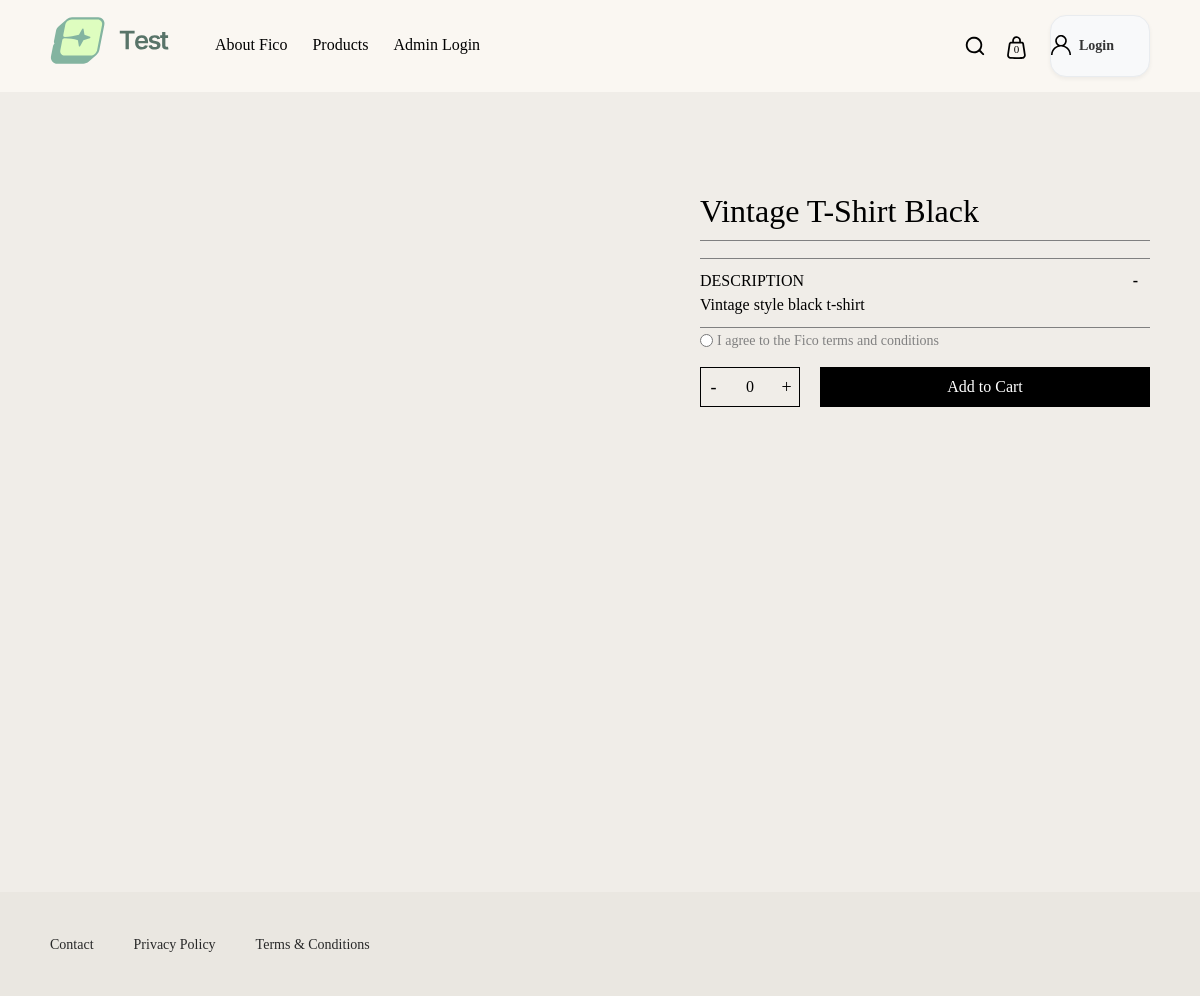
The app's page /products_details/vintage-t-shirt-black/ with its own data.
### ecom_app/models.py (models this page shows, shortened)
class Product(models.Model):
    product_name = models.CharField(max_length=100, unique=True)
    product_slug = models.SlugField(max_length=100, unique=True, blank=True)
    product_image = models.ImageField(
        upload_to="ecommerce/product_images/", blank=True, null=True
    )
    product_image_url = models.URLField(max_length=500, blank=True, null=True,
                                     help_text="Optional. You can provide a URL to an image instead of uploading a file.")
    main_category = models.ForeignKey(
        ProductMainCategory, on_delete=models.CASCADE, related_name="products"
    )
    sub_category = models.ForeignKey(
        ProductSubCategory,
        on_delete=models.CASCADE,
        related_name="products",
        blank=True,
        null=True,
    )
    price = models.DecimalField(max_digits=10, decimal_places=2)
    stock = models.IntegerField(default=0)
    is_featured = models.BooleanField(default=False)
    total_views = models.IntegerField(default=0)
    description = models.TextField(blank=True, null=True)
    discount_percentage = models.PositiveIntegerField( default=0, blank=True, null=True)
    discount_price = models.DecimalField(max_digits=5, decimal_places=2, default=0.00 , blank=True, null=True)
    created_by = models.ForeignKey(
        User, on_delete=models.CASCADE, related_name="product_created_by"
    )
    updated_by = models.ForeignKey(
        User,
        on_delete=models.CASCADE,
        related_name="product_updated_by",
        blank=True,
        null=True,
    )
    created_at = models.DateTimeField(auto_now_add=True)
    updated_at = models.DateTimeField(auto_now_add=False, blank=True, null=True)
    is_active = models.BooleanField(default=True)
    class Meta:
        db_table = "product"
        verbose_name_plural = "Products"
        ordering = ["-is_active"]
    @property
    def get_image_url(self):
        if self.product_image and hasattr(self.product_image, 'url'):
            return self.product_image.url
        elif self.product_image_url:
            return self.product_image_url
        return None

### ecom_app/views.py (the view)
# urls.py: path("products_details/<slug:product_slug>/", views.products_details, name="products_details"),
def products_details(request, product_slug):
    product = Product.objects.filter(product_slug=product_slug , is_active=True).first()
    if not product:
        messages.error(request, "Product not found.")
        return redirect('home')
    if request.user.is_authenticated:
        customer = Customer.objects.filter(user=request.user).first()
        if customer:
            product_cart = OrderCart.objects.filter(customer=customer, product=product, is_active=True, is_order=False).first()
            if product_cart:
                product.product_cart = product_cart
    context = {
        'product': product,
        'is_authenticated': request.user.is_authenticated
    }
    return render(request, "website/product/products_details.html", context)

### ecom_app/context_processors.py (called while the page is built, shortened)
def menu_items(request):
    menu_list             = UserPermission.objects.filter(user_id=request.user.id, menu__is_main_menu=True, can_view=True, menu__parent_id=0, menu__is_active=True, menu__deleted=False, is_active=True).select_related('menu','user')
    search_menu_list      = UserPermission.objects.filter(user_id=request.user.id, can_view=True, menu__is_active=True, menu__deleted=False, is_active=True).select_related('menu','user')
    return {'main_menu_list':  menu_list, 'search_menu_list': search_menu_list}

def get_cart_item(request):
    cart_items = []
    amount_summary = {
        'sub_total_amount': 0,
        'total_vat': 0,
        'total_discount': 0,
        'grand_total': 0,
    }
    amount_summary = cart_amount_summary(request)
    return {'cart_item_count': len(cart_items), 'cart_items': cart_items, 'amount_summary': amount_summary}

### ecom_app/views.py (called while the page is built, shortened)
def cart_amount_summary(request):
    sub_total_amount = Decimal('0.00')
    total_vat = Decimal('0.00')
    total_discount = Decimal('0.00')
    grand_total = Decimal('0.00')
    return {
        'sub_total_amount': sub_total_amount,
        'total_vat': total_vat,
        'total_discount': total_discount,
        'grand_total': grand_total,
    }

### ecom_app/templates/website/product/products_details.html (shortened to what this page needs)
{% extends 'web_base.html' %}
{% load static %}
{% block linkcss %}
<link rel="stylesheet" href="https://cdn.jsdelivr.net/npm/swiper@11/swiper-bundle.min.css" />
{% endblock %}
{% block content %}
<section class="product-details">
    <div class="container-fluid">
        <div class="product-info-box">
            <div class="product-info-left product-info-body">
                <div class="product-info-top">
                </div>
            </div>
            <div class="product-info-right product-info-top">
                <div class="content-info" id="sticky-product-info">
                    <form action="#" method="post">
                        <div class="row-group bottom-br-color">
                            <h4 class="title">{{ product.product_name|default:'' }} </h4>
                        </div>
                        <div class="row-group text-price bottom-br-color">
                            <div class="price-box">
                            </div>
                        </div>
                        {% if product.description %}
                        <div class="row-group bottom-br-color">
                            <div class="info-subtitle"> DESCRIPTION <span class="plus display_none">+</span> <span class="minus">-</span> </div>
                            <div class="expand-group product-dimensions product-description">
                                {{ product.description|safe }}
                            </div>
                        </div>
                        {% endif %}
                        <div class="row-group text-box">
                            <div class="agree-box">
                                <p>
                                    <input type="radio" name="agree" id="agree" value="1">
                                    <label for="agree">I agree to the Fico terms and conditions</label>
                                </p>
                            </div>
                        </div>
                        <div class="row-group">
                            <div class="add-cart-box">
                                    <div class="product-qty-box">
                                        <button type="button" id="decrement" class="decrement"><span> - </span></button>
                                        <input type="number" id="cart_qty" class="cart_qty cart_qty__{{ product.id }}" min="0" max="50" data-product-id="{{ product.id }}" value="{{ product.product_cart.quantity|default:'0' }}">
                                        <button type="button" id="increment" class="increment"><span> + </span></button>
                                    </div>
                                <div class="product-addtocart-box">
                                    <button type="submit" id="add_to_cart" class="add_to_cart fico-button button_white" data-product-id="{{ product.id }}">Add to Cart</button>
                                </div>
                            </div>
                        </div>
                    </form>
                </div>
            </div>
        </div>
    </div>
</section>
{% endblock %}

### static/website/css/style.css (style rules this page uses)
:root { --black: #000000; --white: #ffffff; --header-bg:#FAF7F2; --body-color:#000000; --button-black-bg:var(--black); --button-black-bg-color:var(--white); --button-white-bg:var(--white); --button-white-bg-color:var(--black); --body-light-bg:var(--header-bg); --body-gray-bg:#F0EDE8; --gray-color:#808080; --border-color:#908E8B; --footer-color:#282828; }
body, html { font-family: 'Karla-Regular'; font-size: 16px; color: var(--black); scroll-behavior: smooth; height: 100%; width: 100%; padding: 0; margin: 0; background-color: #F0EDE8; }
.container-fluid { padding-left: 50px; padding-right: 50px; }
.product-info-box { display: flex; justify-content: space-between; max-width: 1150px; margin: 0 auto; padding: 100px 0; position: relative; }
.product-info-right { max-width: 450px; margin-left: 65px; display: flex; justify-content: center; width: 100%; align-items: flex-start; }
.product-info-left { width: calc(100% - 450px); align-items: center; justify-content: center; }
.content-info h4 { font-size: 32px; font-family: 'Spectral-SemiBold'; }
.content-info p { font-family: 'Karla-Regular'; color: black; font-size: 16px; }
.content-info .row-group { padding-bottom: 10px; }
.content-info .row-group.text-price { padding-bottom: 10px; }
.agree-box { padding-bottom: 5px; }
.content-info .row-group.text-box { padding-bottom: 10px; }
.content-info .row-group .price-box { padding-top: 7px; }
.content-info .bottom-br-color { border-bottom: 1px solid var(--gray-color); }
.product-qty-box { width: 100px; display: flex; justify-content: space-between; border: 1px solid #000000; }
.product-qty-box button { width: 25px; border: 0; background-color: transparent; font-size: 18px; line-height: 35px; }
.product-qty-box input[type="number"] { width: calc(100% - 50px); border: 0; background-color: transparent; font-size: 16px; border: 0; -moz-appearance: textfield; -webkit-appearance: none; appearance: none; outline: none; text-align: center; }
.add-cart-box { display: flex; justify-content: space-between; }
.product-addtocart-box { width: calc(100% - 120px); }
.product-addtocart-box .add_to_cart { width: 100%; border: 1px solid var(--black); background-color: var(--black); color: var(--white); height: 40px; }
.product-details { background-color: var(--body-gray-bg) }
.product-info-top { height: 600px; }
.agree-box p input { position: relative; top: 2px; }
.content-info .row-group .info-subtitle { display: flex; justify-content: space-between; padding-top: 10px; }
.content-info { width: 100%; }
.info-subtitle span { cursor: pointer; padding: 0 8px; font-weight: 600; font-size: 16px; width: 29px; text-align: center; }
.time-line-box p, .agree-box label, .product-dimensions p span, .product-dimensions p, .product-dimensions pre { font-size: 14px !important; font-family: 'Karla-Regular' !important; letter-spacing: normal; margin: 0; color: #808080 !important; }

### records on screen
Product: product_name "Vintage T-Shirt Black", description "Vintage style black t-shirt"

### other values on screen
{{ cart_item_count|default:0 }} "0"
